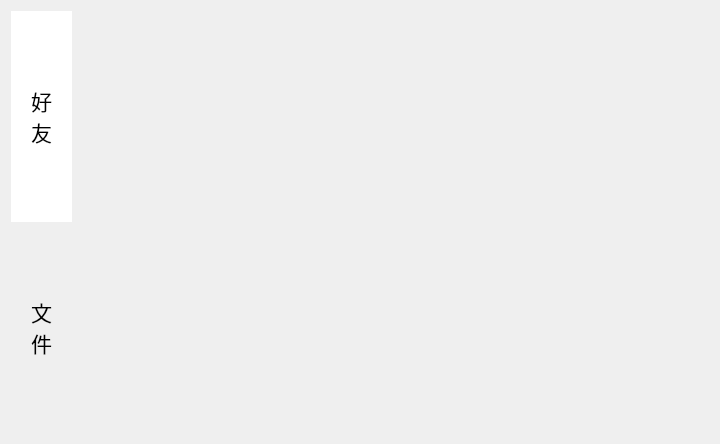
<?xml version="1.0" encoding="UTF-8"?>
<ui version="4.0">
 <class>Index</class>
 <widget class="QWidget" name="Index">
  <property name="geometry">
   <rect>
    <x>0</x>
    <y>0</y>
    <width>720</width>
    <height>444</height>
   </rect>
  </property>
  <property name="windowTitle">
   <string>Form</string>
  </property>
  <layout class="QHBoxLayout" name="horizontalLayout_2">
   <item>
    <layout class="QHBoxLayout" name="horizontalLayout">
     <property name="spacing">
      <number>0</number>
     </property>
     <item>
      <layout class="QVBoxLayout" name="verticalLayout_2">
       <property name="spacing">
        <number>0</number>
       </property>
       <item>
        <widget class="QPushButton" name="friend_PB">
         <property name="sizePolicy">
          <sizepolicy hsizetype="Minimum" vsizetype="Expanding">
           <horstretch>0</horstretch>
           <verstretch>0</verstretch>
          </sizepolicy>
         </property>
         <property name="font">
          <font>
           <pointsize>16</pointsize>
          </font>
         </property>
         <property name="styleSheet">
          <string notr="true">border:none;background-color:rgb(255,255,255);padding:20px;</string>
         </property>
         <property name="text">
          <string>好
友</string>
         </property>
        </widget>
       </item>
       <item>
        <widget class="QPushButton" name="file_PB">
         <property name="sizePolicy">
          <sizepolicy hsizetype="Minimum" vsizetype="Expanding">
           <horstretch>0</horstretch>
           <verstretch>0</verstretch>
          </sizepolicy>
         </property>
         <property name="font">
          <font>
           <pointsize>16</pointsize>
          </font>
         </property>
         <property name="styleSheet">
          <string notr="true">border:none;background-color:rgba(255,255,255,0);padding:20px;</string>
         </property>
         <property name="text">
          <string>文
件</string>
         </property>
        </widget>
       </item>
      </layout>
     </item>
     <item>
      <widget class="QStackedWidget" name="stackedWidget">
       <property name="currentIndex">
        <number>1</number>
       </property>
       <widget class="File" name="filePage"/>
       <widget class="Friend" name="friendPage"/>
      </widget>
     </item>
    </layout>
   </item>
  </layout>
 </widget>
 <customwidgets>
  <customwidget>
   <class>Friend</class>
   <extends>QWidget</extends>
   <header>friend.h</header>
   <container>1</container>
  </customwidget>
  <customwidget>
   <class>File</class>
   <extends>QWidget</extends>
   <header>file.h</header>
   <container>1</container>
  </customwidget>
 </customwidgets>
 <resources/>
 <connections/>
</ui>
